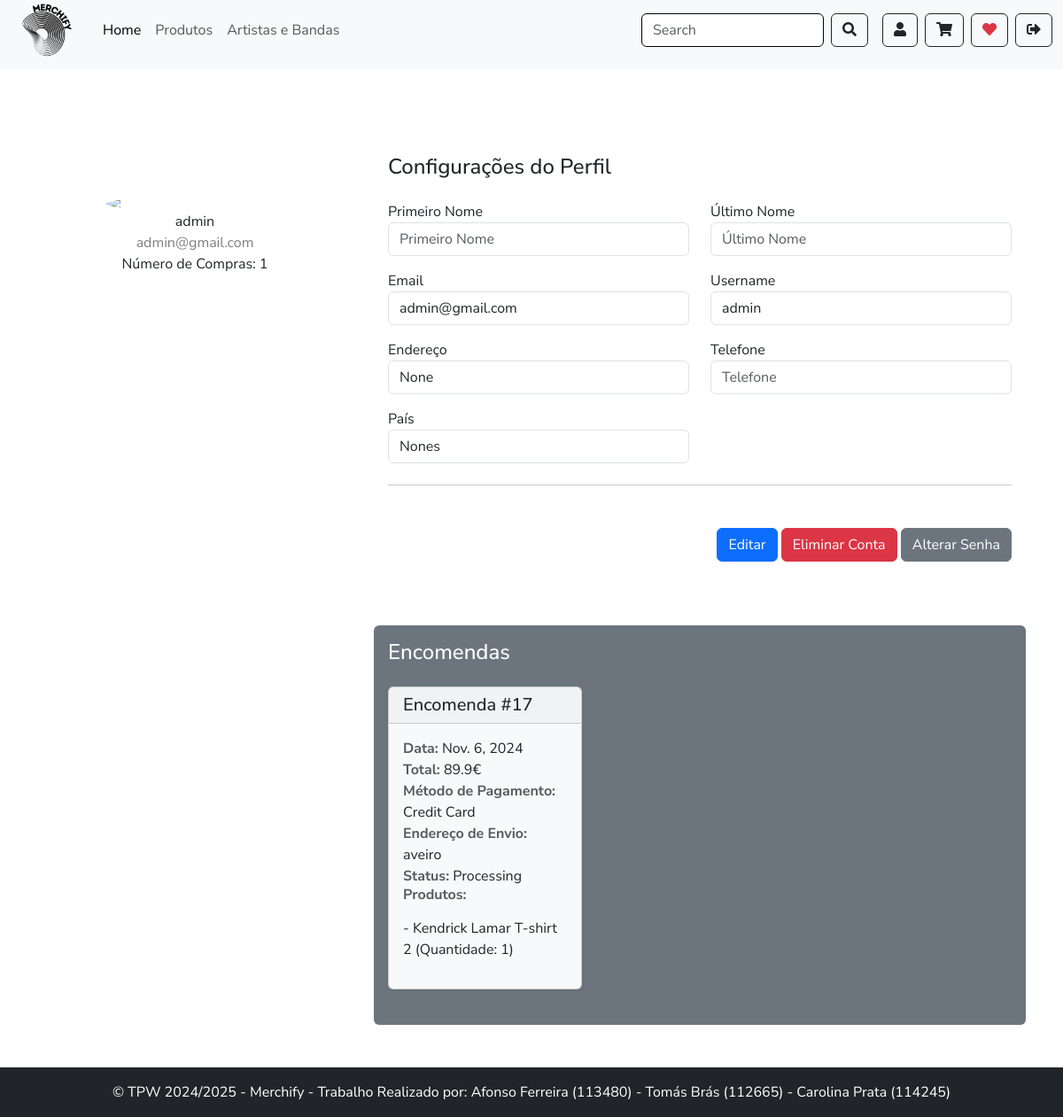
The page /account/profile (signed in) on the database its author committed.
### app/models.py (models this page shows, shortened)
class User(AbstractUser):
    USER_TYPES = (
        ('individual', 'Individual'),
        ('company', 'Company'),
        ('admin', 'Admin')
    )
    firstname = models.CharField(max_length=50, blank=True, null=True)
    lastname = models.CharField(max_length=50, blank=True, null=True)
    user_type = models.CharField(max_length=10, choices=USER_TYPES, default='individual')
    number_of_purchases = models.IntegerField(default=0)
    address = models.CharField(max_length=50, blank=True, null=True)
    email = models.EmailField(max_length=50, unique=True, blank=True, null=True)
    phone = models.CharField(max_length=50, blank=True, unique=True)
    country = models.CharField(max_length=50, blank=True, null=True)
    image = models.ImageField(upload_to='profile_pics/', blank=True, null=True)
    company = models.ForeignKey(Company, on_delete=models.SET_NULL, blank=True, null=True)

class Purchase(models.Model):
    id = models.AutoField(primary_key=True)
    user = models.ForeignKey(User, on_delete=models.CASCADE, related_name='purchases')
    date = models.DateField()
    paymentMethod = models.CharField(max_length=50)
    shippingAddress = models.CharField(max_length=50)
    status = models.CharField(max_length=50)
    @property
    def total(self):
        return sum(item.total for item in self.purchase_products.all())

class PurchaseProduct(models.Model):
    purchase = models.ForeignKey(Purchase, on_delete=models.CASCADE, related_name='purchase_products')
    product = models.ForeignKey(Product, on_delete=models.CASCADE, related_name='product_purchases')
    quantity = models.PositiveIntegerField()
    @property
    def total(self):
        return self.quantity * self.product.price

class Product(models.Model):
    id = models.AutoField(primary_key=True)
    name = models.CharField(max_length=50)
    description = models.TextField()
    price = models.FloatField()
    image = models.ImageField(upload_to='products/')
    artist = models.ForeignKey('Artist', on_delete=models.CASCADE)
    company = models.ForeignKey('Company', on_delete=models.CASCADE, related_name='products')
    category = models.CharField(max_length=50)
    addedProduct = models.DateField(auto_now_add=True)

### app/views.py (the view, shortened to what this page needs)
# urls.py: path("account/profile", views.profile, name="profile"),
@login_required(login_url='/login')
def profile(request):
    user = request.user
    if request.method == 'GET':
        logger.debug("Método GET acionado, carregando formulário.")
        image_form = UploadUserProfilePicture()
        profile_form = UpdateProfile(initial={
            'name': user.first_name,
            'surname': user.last_name,
            'email': user.email,
            'username': user.username,
            'address': user.address,
            'phone': user.phone,
            'country': user.country
        })
        password_form = UpdatePassword()
        purchases = Purchase.objects.filter(user=user)
        return render(request, 'profile.html', {
            'user': user,
            'image_form': image_form,
            'profile_form': profile_form,
            'password_form': password_form,
            'number_of_purchases': purchases.count(),
            'purchases': purchases,
        })

### app/forms.py (shortened to what this page needs)
class UploadUserProfilePicture(forms.Form):
    image = forms.ImageField(widget=forms.FileInput(attrs={'class': 'form-control',
                                                           'id': 'image',
                                                             'name': 'image',
                                                             'accept': 'image/*'}))

class UpdateProfile(forms.Form):
    username = forms.CharField(max_length=100, required=True)
    email = forms.EmailField(max_length=100, help_text='Required. Inform a valid email address.')
    address = forms.CharField(max_length=50, required=False)
    phone = forms.CharField(max_length=50, required=False)
    country = forms.CharField(max_length=50, required=False)
    image = forms.ImageField(widget=forms.FileInput(attrs={'class': 'form-control',
                                                           'id': 'image',
                                                             'name': 'image',
                                                             'accept': 'image/*'}))

### app/templates/profile.html (shortened to what this page needs)
{% extends "layout.html" %}
{% load static %}
{% block content %}
<div class="container rounded bg-white mt-5 mb-5">
    <div class="row">
        <div class="col-md-4 border-right" style="max-height: 500px; overflow-y: auto;">
            <div class="d-flex flex-column align-items-center text-center p-3 py-5">
                {% if user.image %}
                    <img class="profile-picture rounded-circle mt-5" width="200px" height="200px" src="{{ user.image.url }}" style="object-fit: cover;">
                {% else %}
                    <img class="rounded-circle mt-5" width="200px" src="https://st3.depositphotos.com/15648834/17930/v/600/depositphotos_179308454-stock-illustration-unknown-person-silhouette-glasses-profile.jpg">
                {% endif %}
                <span class="font-weight-bold">{{ user.username }}</span>
                <span class="text-black-50">{{ user.email }}</span>
                <span>Número de Compras: {{ number_of_purchases }}</span>
            </div>
        </div>
        <div class="col-md-8">
            <div class="p-3 py-5">
                <div class="d-flex justify-content-between align-items-center mb-3">
                    <h4 class="text-right">Configurações do Perfil</h4>
                </div>
                <form method="POST" enctype="multipart/form-data">
                    <div class="row mt-2">
                        <div class="col-md-6">
                            <label class="labels">Primeiro Nome</label>
                            <input type="text" class="form-control" name="name" placeholder="Primeiro Nome" value="{{ user.first_name }}" readonly>
                        </div>
                        <div class="col-md-6">
                            <label class="labels">Último Nome</label>
                            <input type="text" class="form-control" name="surname" value="{{ user.last_name }}" placeholder="Último Nome" readonly>
                        </div>
                    </div>
                    <div class="row mt-3">
                        <div class="col-md-6">
                            <label class="labels">Email</label>
                            <input type="text" class="form-control" name="email" placeholder="Email" value="{{ user.email }}" readonly>
                        </div>
                        <div class="col-md-6">
                            <label class="labels">Username</label>
                            <input type="text" class="form-control" name="username" value="{{ user.username }}" placeholder="Username" readonly>
                        </div>
                    </div>
                    <div class="row mt-3">
                        <div class="col-md-6">
                            <label class="labels">Endereço</label>
                            <input type="text" class="form-control" name="address" placeholder="Endereço" value="{{ user.address }}" readonly>
                        </div>
                        <div class="col-md-6">
                            <label class="labels">Telefone</label>
                            <input type="text" class="form-control" name="phone" value="{{ user.phone }}" placeholder="Telefone" readonly>
                        </div>
                    </div>
                    <div class="row mt-3">
                        <div class="col-md-6">
                            <label class="labels">País</label>
                            <input type="text" class="form-control" name="country" placeholder="País" value="{{ user.country }}" readonly>
                        </div>
                    </div>
                    <hr class="my-4" />
                    <div class="mt-5 text-end">
                        <button class="btn btn-primary profile-button" name="edit" id="editButton" type="button">Editar</button>
                        <button class="btn btn-danger profile-button" name="delete_account" type="submit">Eliminar Conta</button>
                        <button class="btn btn-secondary profile-button" name="Change_password" id="change_password" type="button">Alterar Senha</button>
                    </div>
                </form>
            </div>
            <div class="p-3 bg-secondary text-white rounded mt-4">
                <h4 class="mb-4">Encomendas</h4>
                {% if purchases %}
                    <div class="row">
                        {% for purchase in purchases %}
                            <div class="col-12 col-md-6 col-lg-4 mb-4">
                                <div class="card bg-light text-dark shadow-sm h-100">
                                    <div class="card-header">
                                        <h5 class="mb-0">Encomenda #{{ purchase.id }}</h5>
                                    </div>
                                    <div class="card-body" style="text-align:left">
                                        <div class="info-grid">
                                            <div class="info-item">
                                                <span class="text-muted"><strong>Data:</strong></span>
                                                <span>{{ purchase.date }}</span>
                                            </div>
                                            <div class="info-item">
                                                <span class="text-muted"><strong>Total:</strong></span>
                                                <span>{{ purchase.total }}€</span>
                                            </div>
                                            <div class="info-item">
                                                <span class="text-muted"><strong>Método de Pagamento:</strong></span>
                                                <span>{{ purchase.paymentMethod }}</span>
                                            </div>
                                            <div class="info-item">
                                                <span class="text-muted"><strong>Endereço de Envio:</strong></span>
                                                <span>{{ purchase.shippingAddress }}</span>
                                            </div>
                                            <div class="info-item">
                                                <span class="text-muted"><strong>Status:</strong></span>
                                                <span>{{ purchase.status }}</span>
                                            </div>
                                            <h6 class="mb-3 text-muted"><strong>Produtos:</strong></h6>
                                            <ul class="list-unstyled">
                                                {% for item in purchase.purchase_products.all %}
                                                    <li>- {{ item.product.name }} (Quantidade: {{ item.quantity }})</li>
                                                {% endfor %}
                                            </ul>
                                        </div>
                                    </div>
                                </div>
                            </div>
                        {% endfor %}
                    </div>
                {% else %}
                    <p class="text-light">Você ainda não fez nenhuma encomenda.</p>
                {% endif %}
            </div>
        </div>
    </div>
</div>
{% endblock %}

### app/templates/layout.html (style rules this page uses)
body { font-family: 'Nunito Sans', sans-serif !important; }

### rows shown on the page
User: username "admin", email "admin@gmail.com", address "None", country "Nones"
Purchase: id "17", date "Nov. 6, 2024", total "89.9", paymentMethod "Credit Card", shippingAddress "aveiro", status "Processing"
PurchaseProduct: product.name "Kendrick Lamar T-shirt 2", quantity "1"

### other values the page prints
{{ number_of_purchases }} "1"
